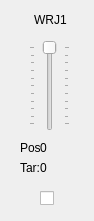
<?xml version="1.0" encoding="UTF-8"?>
<ui version="4.0">
 <class>ROSSlider</class>
 <widget class="QWidget" name="ROSSlider">
  <property name="geometry">
   <rect>
    <x>0</x>
    <y>0</y>
    <width>94</width>
    <height>221</height>
   </rect>
  </property>
  <property name="windowTitle">
   <string>ROSSlider</string>
  </property>
  <widget class="QLabel" name="TargLabel">
   <property name="geometry">
    <rect>
     <x>20</x>
     <y>160</y>
     <width>31</width>
     <height>16</height>
    </rect>
   </property>
   <property name="text">
    <string>Tar:</string>
   </property>
  </widget>
  <widget class="QLabel" name="PosVal">
   <property name="geometry">
    <rect>
     <x>40</x>
     <y>140</y>
     <width>31</width>
     <height>16</height>
    </rect>
   </property>
   <property name="text">
    <string>0</string>
   </property>
  </widget>
  <widget class="QLabel" name="TargVal">
   <property name="geometry">
    <rect>
     <x>40</x>
     <y>160</y>
     <width>31</width>
     <height>16</height>
    </rect>
   </property>
   <property name="text">
    <string>0</string>
   </property>
  </widget>
  <widget class="QLabel" name="JointLabel">
   <property name="geometry">
    <rect>
     <x>30</x>
     <y>10</y>
     <width>41</width>
     <height>20</height>
    </rect>
   </property>
   <property name="text">
    <string>WRJ1</string>
   </property>
   <property name="alignment">
    <set>Qt::AlignCenter</set>
   </property>
  </widget>
  <widget class="QLabel" name="PosLabel">
   <property name="geometry">
    <rect>
     <x>20</x>
     <y>140</y>
     <width>21</width>
     <height>16</height>
    </rect>
   </property>
   <property name="text">
    <string>Pos:</string>
   </property>
  </widget>
  <widget class="QCheckBox" name="checkBox">
   <property name="geometry">
    <rect>
     <x>40</x>
     <y>190</y>
     <width>31</width>
     <height>16</height>
    </rect>
   </property>
   <property name="layoutDirection">
    <enum>Qt::LeftToRight</enum>
   </property>
   <property name="text">
    <string/>
   </property>
  </widget>
  <widget class="QSlider" name="verticalSlider">
   <property name="geometry">
    <rect>
     <x>29</x>
     <y>40</y>
     <width>41</width>
     <height>91</height>
    </rect>
   </property>
   <property name="orientation">
    <enum>Qt::Vertical</enum>
   </property>
   <property name="invertedAppearance">
    <bool>true</bool>
   </property>
   <property name="invertedControls">
    <bool>true</bool>
   </property>
   <property name="tickPosition">
    <enum>QSlider::TicksBothSides</enum>
   </property>
  </widget>
 </widget>
 <layoutdefault spacing="6" margin="11"/>
 <resources/>
 <connections>
  <connection>
   <sender>verticalSlider</sender>
   <signal>valueChanged(int)</signal>
   <receiver>TargVal</receiver>
   <slot>setNum(int)</slot>
   <hints>
    <hint type="sourcelabel">
     <x>51</x>
     <y>120</y>
    </hint>
    <hint type="destinationlabel">
     <x>69</x>
     <y>168</y>
    </hint>
   </hints>
  </connection>
 </connections>
</ui>
